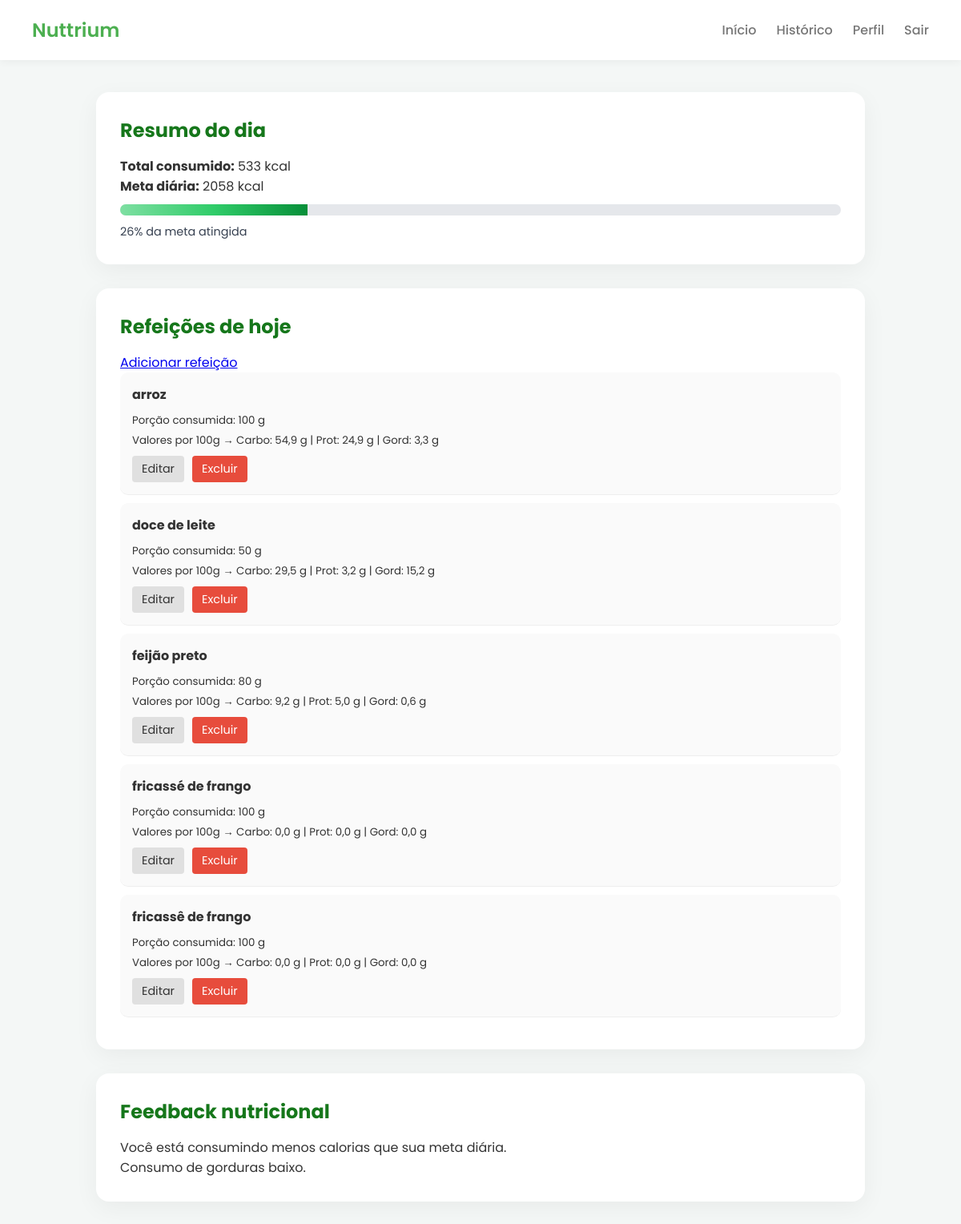
Page /dashboard/ (signed in) on the earlier database version.
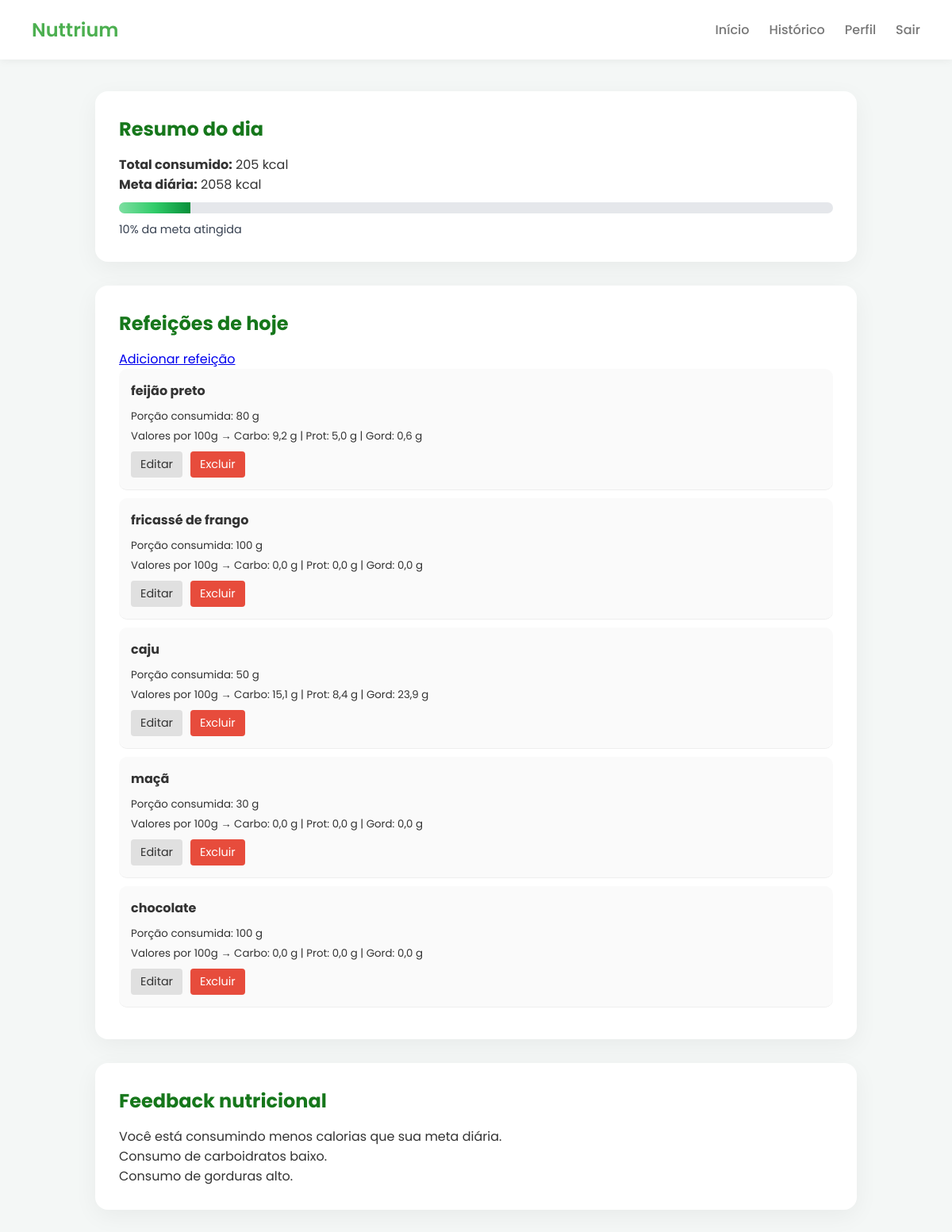
Same page on the later database version.
### perfil/models.py (models this page shows, shortened)
class Perfil(models.Model):
    user = models.OneToOneField(User, on_delete=models.CASCADE)
    peso = models.FloatField(null=True, blank=True)
    altura = models.FloatField(null=True, blank=True)
    idade = models.IntegerField(null=True, blank=True)
    meta_calorica = models.FloatField(null=True, blank=True)
    atividade = models.CharField(
        max_length=20,
        choices=[
            ('sedentario', 'Sedentário'),
            ('leve', 'Leve'),
            ('moderado', 'Moderado'),
            ('intenso', 'Intenso'),
        ],
        default='sedentario'
    )
    objetivo = models.CharField(
        max_length=20,
        choices=[
            ('perder', 'Perder peso'),
            ('manter', 'Manter peso'),
            ('ganhar', 'Ganhar peso'),
        ],
        default='manter'
    )
    meta_calorica = models.FloatField(default=0)

### refeicoes/models.py (models this page shows, shortened)
class Refeicao(models.Model):
    user = models.ForeignKey(User, on_delete=models.CASCADE)
    nome = models.CharField(max_length=200)
    quantidade = models.FloatField()
    carboidratos = models.FloatField(default=0)
    proteinas = models.FloatField(default=0)
    gorduras = models.FloatField(default=0)
    data = models.DateTimeField(auto_now_add=True)

### alimentacao/views.py (the view)
# urls.py: path("dashboard/", views.dashboard, name="dashboard"),
@login_required
def dashboard(request):
    refeicoes = Refeicao.objects.filter(user=request.user)
    total_calorias = 0
    total_carbo = 0
    total_prot = 0
    total_gord = 0
    for r in refeicoes:
        carbo = r.carboidratos or 0
        prot = r.proteinas or 0
        gord = r.gorduras or 0
        qtd = r.quantidade or 0
        fator = qtd / 100
        carbo_total = carbo * fator
        prot_total = prot * fator
        gord_total = gord * fator
        total_carbo += carbo_total
        total_prot += prot_total
        total_gord += gord_total
        total_calorias += (carbo_total * 4) + (prot_total * 4) + (gord_total * 9)
    perfil = getattr(request.user, "perfil", None)
    percentual = 0
    feedback = []
    if perfil and perfil.meta_calorica:
        percentual = (total_calorias / perfil.meta_calorica) * 100
        if percentual < 80:
            feedback.append(" Você está consumindo menos calorias que sua meta diária.")
        elif percentual <= 110:
            feedback.append(" Seu consumo calórico está dentro da meta.")
        else:
            feedback.append(" Você ultrapassou sua meta calórica diária.")
    if total_calorias > 0:
        perc_carbo = (total_carbo * 4) / total_calorias * 100
        perc_prot = (total_prot * 4) / total_calorias * 100
        perc_gord = (total_gord * 9) / total_calorias * 100
        if perc_prot < 10:
            feedback.append(" Consumo de proteína baixo.")
        elif perc_prot > 35:
            feedback.append(" Consumo de proteína alto.")
        if perc_carbo < 45:
            feedback.append(" Consumo de carboidratos baixo.")
        elif perc_carbo > 65:
            feedback.append(" Consumo de carboidratos alto.")
        if perc_gord < 20:
            feedback.append(" Consumo de gorduras baixo.")
        elif perc_gord > 35:
            feedback.append(" Consumo de gorduras alto.")
        if not feedback:
            feedback.append(" Distribuição de macronutrientes equilibrada.")
    contexto = {
        "refeicoes": refeicoes,
        "total": round(total_calorias, 2),
        "perfil": perfil,
        "percentual": percentual,
        "feedback": feedback,
    }
    return render(request, "dashboard.html", contexto)

### alimentacao/templates/dashboard.html
{% extends 'base.html' %}
{% block content %}
<div class="card">
  <h2>Resumo do dia</h2>
  <p><strong>Total consumido:</strong> {{ total|floatformat:0 }} kcal</p>
  {% if perfil and perfil.meta_calorica %}
    <p><strong>Meta diária:</strong> {{ perfil.meta_calorica|floatformat:0 }} kcal</p>
    <div class="progress">
      <div class="progress-fill" style="width: {{ percentual|floatformat:0 }}%;"></div>
    </div>
    <p class="percentual">
      {{ percentual|floatformat:0 }}% da meta atingida
    </p>
  {% else %}
    <p>Complete seu perfil para calcular a meta diária.</p>
    <a href="{% url 'perfil' %}" class="btn">Completar perfil</a>
  {% endif %}
</div>
<div class="card">
  <h2>Refeições de hoje</h2>
  <a href="{% url 'criar_refeicao' %}" class="btn">Adicionar refeição</a>
  {% if refeicoes %}
    <ul class="historico">
      {% for r in refeicoes %}
        <li class="item-refeicao">
          <strong>{{ r.nome }}</strong>
          <div class="detalhes-refeicao">
            <small>
              Porção consumida: {{ r.quantidade|floatformat:0 }} g<br>
              Valores por 100g →
              Carbo: {{ r.carboidratos|floatformat:1 }} g |
              Prot: {{ r.proteinas|floatformat:1 }} g |
              Gord: {{ r.gorduras|floatformat:1 }} g
            </small>
          </div>
          <div class="acoes">
            <a href="{% url 'editar_refeicao' r.id %}" class="btn-secundario">
              Editar
            </a>
            <a href="{% url 'excluir_refeicao' r.id %}"
               class="btn-perigo"
               onclick="return confirm('Deseja excluir esta refeição?');">
              Excluir
            </a>
          </div>
        </li>
      {% endfor %}
    </ul>
  {% else %}
    <p>Nenhuma refeição registrada hoje.</p>
  {% endif %}
</div>
{% if feedback %}
<div class="card">
  <h2>Feedback nutricional</h2>
  {% for msg in feedback %}
    <p>{{ msg }}</p>
  {% endfor %}
</div>
{% endif %}
{% endblock %}

### alimentacao/templates/base.html (shortened to what this page needs)
{% load static %}
<!DOCTYPE html>
<html lang="pt-br">
<head>
  <link rel="stylesheet" href="{% static 'css/styles.css' %}">
</head>
<body>
<header>
  <nav>
    <h1>Nuttrium</h1>
  <ul>
{% if user.is_authenticated %}
  <li><a href="{% url 'dashboard' %}">Início</a></li>
  <li><a href="{% url 'historico' %}">Histórico</a></li>
  <li><a href="{% url 'perfil' %}">Perfil</a></li>
  <li>
    <form method="post" action="{% url 'logout' %}">
      <button type="submit" class="nav-link">Sair</button>
    </form>
  </li>
{% else %}
  <li><a href="{% url 'login' %}">Entrar</a></li>
  <li><a href="{% url 'cadastro' %}">Criar conta</a></li>
{% endif %}
</ul>
  </nav>
</header>
<main>
  {% block content %}{% endblock %}
</main>
</body>
</html>

### alimentacao/static/css/styles.css (style rules this page uses)
:root { --verde: #4CAF50; --verde-escuro: #16771b; --fundo: #f4f7f6; --card: #ffffff; --texto: #333; --cinza: #777; }
* { margin: 0; padding: 0; box-sizing: border-box; font-family: 'Poppins', sans-serif; }
body { background: var(--fundo); color: var(--texto); }
header { background: var(--card); padding: 20px 40px; box-shadow: 0 2px 10px rgba(0,0,0,.05); }
nav { display: flex; justify-content: space-between; align-items: center; }
nav h1 { color: var(--verde); font-weight: 600; }
nav ul { list-style: none; display: flex; gap: 25px; }
nav a { text-decoration: none; color: var(--cinza); font-weight: 500; }
nav .nav-link { background: none; border: none; padding: 0; font: inherit; text-decoration: none; color: var(--cinza); font-weight: 500; cursor: pointer; }
main { max-width: 1000px; margin: 40px auto; padding: 0 20px; }
.card { background: var(--card); padding: 30px; border-radius: 16px; box-shadow: 0 8px 30px rgba(0,0,0,.05); margin-bottom: 30px; }
.card h2 { margin-bottom: 15px; color: var(--verde-escuro); }
form { display: grid; gap: 15px; }
input, select, button { padding: 12px; border-radius: 10px; border: 1px solid #ddd; font-size: 14px; }
button { background: var(--verde); color: white; border: none; cursor: pointer; font-weight: 500; }
.historico li { padding: 15px; background: #fafafa; border-radius: 10px; margin-bottom: 10px; list-style: none; }
.progress { width: 100%; height: 14px; background: #e5e7eb; border-radius: 10px; overflow: hidden; margin: 10px 0; }
.progress-fill { height: 100%; background: linear-gradient(90deg, #7edfa2, #30cc69, #078f39); transition: width 0.4s ease; }
.percentual { font-size: 0.9rem; color: #374151; }
.item-refeicao { margin-bottom: 12px; padding-bottom: 10px; border-bottom: 1px solid #eee; }
.detalhes-refeicao { margin-top: 6px; }
.acoes { margin-top: 8px; display: flex; gap: 10px; }
.btn-secundario { padding: 6px 12px; background-color: #e0e0e0; color: #333; border-radius: 4px; text-decoration: none; font-size: 0.9rem; }
.btn-perigo { padding: 6px 12px; background-color: #e74c3c; color: white; border-radius: 4px; text-decoration: none; font-size: 0.9rem; }

Differences in the rows shown:
removed Refeicao: nome "arroz", quantidade "100", carboidratos "54,9", proteinas "24,9", gorduras "3,3"
removed Refeicao: nome "doce de leite", quantidade "50", carboidratos "29,5", proteinas "3,2", gorduras "15,2"
removed Refeicao: nome "fricassê de frango", quantidade "100", carboidratos "0,0", proteinas "0,0", gorduras "0,0"
added Refeicao: nome "caju", quantidade "50", carboidratos "15,1", proteinas "8,4", gorduras "23,9"
added Refeicao: nome "maçã", quantidade "30", carboidratos "0,0", proteinas "0,0", gorduras "0,0"
added Refeicao: nome "chocolate", quantidade "100", carboidratos "0,0", proteinas "0,0", gorduras "0,0"
Other differences:
{{ total|floatformat:0 }}: "533" → "205"
{{ percentual|floatformat:0 }}: 26 → 10 (drawn)
{{ percentual|floatformat:0 }}: "26" → "10"
new list line: "Consumo de carboidratos baixo."
new list line: "Consumo de gorduras alto."
list line gone: "Consumo de gorduras baixo."
